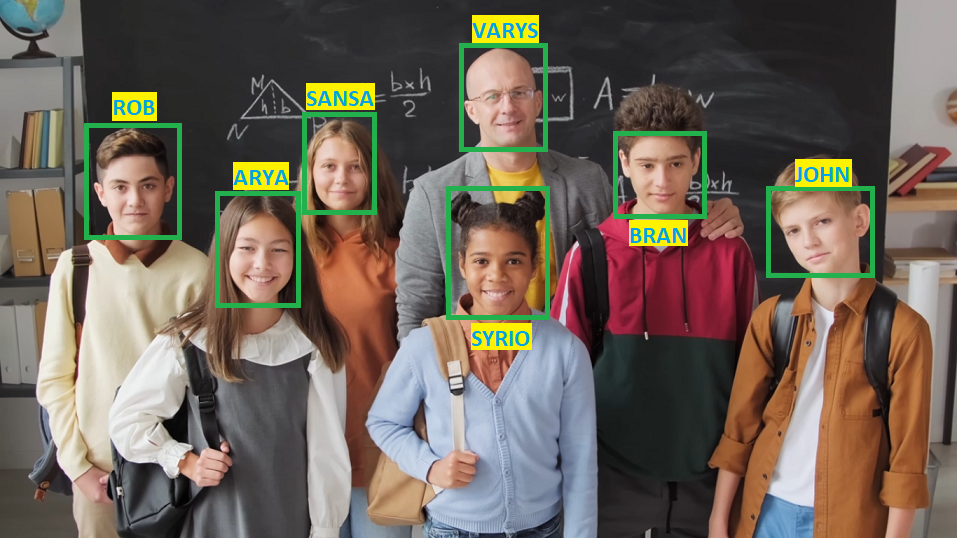
#> input picture src/c__Advanced/Object_recognition/recog_data/attend_easy.png, 957 x 538 px, given in place of supernatural-impala.jpg, which was not available
$ python e_Image_features.py
#> lines starting #> are read from the running program, lines starting #| are printed output that depends on the picture; after the words box and inside, x2 and y2 are one past the last pixel; in counts of white or black regions, pixels touching at a corner belong together; pictures that were not available may be replaced by others from this repository, and a replacement may not be noted
#> in main, img is the input picture: shape (538, 957, 3); mean B, G, R 88, 99.3, 110.5
### src/utilities.py
import cv2
from numpy import random
import numpy as np
import math
from loguru import logger
import sys
import time
import os
from collections import deque
import subprocess
import gdown
import zipfile


# [55 lines left out: functions download_missing_recog_data, download_missing_training_data, not called in this run]


use_optional = False


if use_optional:
    try:
        from sklearn.cluster import KMeans
        from skimage.feature import local_binary_pattern
        print("Importing kmeans for unsupervised data sorting...")
    except ImportError:
        print("sklearn not installed!")


logger.remove()
logger.add(sink = sys.stderr, level="INFO")

#from skimage import morphology

# IP Basics
def print_h(str):
    print(f"\n##############################################\n{str}")

# [80 lines left out: function imshow, not called in this run]

def putText(img, text,org=(0, 0),font=cv2.FONT_HERSHEY_PLAIN,fontScale=1,color=(0, 255, 0),thickness=1,color_bg=(0, 0, 0),bbox_size = None):
    FONT_SCALE = 2e-3  # Adjust for larger font size in all images
    THICKNESS_SCALE = 2e-3  # Adjust for larger thickness in all images

    if fontScale==1:
        if bbox_size == None:
            height, width= img.shape[:2]
        else:
            FONT_SCALE = 1e-2
            THICKNESS_SCALE = 2e-3
            width,height = bbox_size
        fontScale = min(width, height) * FONT_SCALE
        thickness = math.ceil(min(width, height) * THICKNESS_SCALE)

    x, y = org
    rect_x = x ; rect_y = y
    ext = 10
    if x > ext:
        rect_x = rect_x - ext
    if y > ext:
        rect_y = rect_y - ext

    text_size, _ = cv2.getTextSize(text, font, fontScale, thickness)
    text_w, text_h = text_size
    rect_w = text_w
    rect_h = text_h
    if ( ((img.shape[1] - (rect_x + text_w)) > ext) and (x > ext) ):
        rect_w = rect_w + ext
    if ( ((img.shape[0] - (rect_y + text_h)) > ext) and (y > ext) ):
        rect_h = rect_h + ext

    #cv2.rectangle(img, org, (x + text_w, y + text_h), color_bg, -1)
    cv2.rectangle(img, org, (rect_x + rect_w, rect_y + rect_h), color_bg, -1)
    cv2.putText(img, text, (x,int( y + text_h + fontScale - 1)), font, fontScale, color, thickness)

def build_montages(image_list, image_shape=None, montage_shape=None,titles=[],resize_to_default = True,draw_borders = False,title_at_end = False):
    """
    ---------------------------------------------------------------------------------------------
    ##### author: Kyle Hounslow - modified by: Haider Abbasi
    ---------------------------------------------------------------------------------------------
    Converts a list of single images into a list of 'montage' images of specified rows and columns.
    A new montage image is started once rows and columns of montage image is filled.
    Empty space of incomplete montage images are filled with black pixels
    ---------------------------------------------------------------------------------------------
    :param image_list: python list of input images
    :param image_shape: tuple, size each image will be resized to for display (width, height)
    :param montage_shape: tuple, shape of image montage (width, height)
    :return: list of montage images in numpy array format
    ---------------------------------------------------------------------------------------------

    example usage:

    # load single image
    img = cv2.imread('lena.jpg')
    # duplicate image 25 times
    num_imgs = 25
    img_list = []
    for i in xrange(num_imgs):
        img_list.append(img)
    # convert image list into a montage of 256x256 images tiled in a 5x5 montage
    montages = make_montages_of_images(img_list, (256, 256), (5, 5))
    # iterate through montages and display
    for montage in montages:
        cv2.imshow('montage image', montage)
        cv2.waitKey(0)

    ----------------------------------------------------------------------------------------------
    """
    if montage_shape == None:
        montage_rows = (len(image_list)//3) + 1 if (len(image_list)%3)!=0 else (len(image_list)//3)
        if len(image_list)<3:
            montage_cols = len(image_list)
        else:
            montage_cols = 3

        montage_shape = (montage_cols,montage_rows)

    if image_shape == None:
        default_img = image_list[0]
        logger.debug(f"Image shape (Start) = {default_img.shape}")
        height,width = default_img.shape[0:2]
        screen_width = 1280 # cols
        screen_height = 720 # rows
        boundary = 20
        ref_width  =  (screen_width - boundary) // montage_cols
        ref_height =  (screen_height- boundary) // montage_rows

        aspect_ratio = width/height
        aspect_ratio_ref = ref_width/ref_height

        computed_height = int(ref_width/aspect_ratio)
        computed_width= int(ref_height*aspect_ratio)

        if (width>height): # Strech or compress width to screen
            if (computed_height*montage_rows)<screen_height: # within allowed limit
                image_shape = (ref_width,computed_height)
            else:
                image_shape = (int(ref_height*aspect_ratio),ref_height)
        else:
            if (computed_width*montage_cols)<screen_width: # within allowed limit
                image_shape = (computed_width,ref_height)
            else:
                image_shape = (ref_width,computed_height)

        logger.debug(f"Required Image shape = {(image_shape[1],image_shape[0])}")


    if len(image_shape) != 2:
        raise Exception('image shape must be list or tuple of length 2 (rows, cols)')
    if len(montage_shape) != 2:
        raise Exception('montage shape must be list or tuple of length 2 (rows, cols)')


    image_montages = []

    # start with black canvas to draw images onto
    montage_image = np.zeros(shape=(image_shape[1] * (montage_shape[1]), image_shape[0] * montage_shape[0], 3),
                          dtype=np.uint8)
    cursor_pos = [0, 0]
    start_new_img = False
    for idx,img in enumerate(image_list):
        #cv2.imshow(f"Current Img {idx}",img)
        if type(img).__module__ != np.__name__:
            raise Exception('input of type {} is not a valid numpy array'.format(type(img)))

        if ( (len(img.shape)<3) or (img.shape[2]<3) ):
            img = cv2.cvtColor(img,cv2.COLOR_GRAY2BGR)

        start_new_img = False
        bg = np.zeros((image_shape[1],image_shape[0],3),np.uint8)
        if (resize_to_default or (img.shape[0]>image_shape[1] or img.shape[1]>image_shape[0]) ):
            img = cv2.resize(img, image_shape)
            logger.debug(f"Image Resized (No background overlaying)")
        else:
            logger.debug(f"Image Not Resized (Overlayed on bg the size of estimated image Shapes)")
            rows,cols = img.shape[0:2]
            row_half = int(rows/2)
            col_half = int(cols/2)
            c_r = int(int(image_shape[1])/2)
            c_c = int(int(image_shape[0])/2)
            #bg[c_r-row_half:c_r+row_half,c_c-col_half:c_c+col_half] = img
            bg[c_r-row_half:c_r-row_half+img.shape[0],c_c-col_half:c_c-col_half+img.shape[1]] = img
            img = bg

        logger.debug(f"Image shape (END) = {img.shape}")


        if draw_borders:
            cv2.rectangle(img,(0,0),(img.shape[1],img.shape[0]),(255,255,255),1)
        if len(titles)!=0:
            #print("img.shape =",img.shape)
            if ( (len(img.shape)!=3) or (img.shape[2]==1) ):
                txt_color =  0 if img[0][0] > 128 else 255
            else:
                txt_color = (255,255,255)

            title_loc = (20,20)
            if title_at_end:
                i_r,i_c = img.shape[0:2]
                title_loc = ( int((2*i_c)/5) + 20 , i_r - 20 )
            putText(img,titles[idx],title_loc,cv2.FONT_HERSHEY_PLAIN,1,txt_color,1)

        # draw image to black canvas
        montage_image[cursor_pos[1]:cursor_pos[1] + image_shape[1], cursor_pos[0]:cursor_pos[0] + image_shape[0]] = img
        cursor_pos[0] += image_shape[0]  # increment cursor x position
        if cursor_pos[0] >= montage_shape[0] * image_shape[0]:
            cursor_pos[1] += image_shape[1]  # increment cursor y position
            cursor_pos[0] = 0
            if cursor_pos[1] >= montage_shape[1] * image_shape[1]:
                cursor_pos = [0, 0]
                image_montages.append(montage_image)
                # reset black canvas
                montage_image = np.zeros(shape=(image_shape[1] * (montage_shape[1]), image_shape[0] * montage_shape[0], 3),
                                      dtype=np.uint8)
                start_new_img = True
    if start_new_img is False:
        image_montages.append(montage_image)  # add unfinished montage
    return image_montages

# [112 lines left out: functions get_optimal_font_scale, putText_bbox, get_circular_regions, get_rois_mask, get_centroids, get_centroid and 1 more, not called in this run]

def euc_dist(a,b):
    return math.sqrt( ( (a[1]-b[1])**2 ) + ( (a[0]-b[0])**2 ) )


# [145 lines left out: functions keep_blobs_by_mask, ApproxDistBWCntrs, RetLargestContour, extract_blobs_on_pattern, not called in this run]


# IP Basics

# CV 101
RED = (0,0,255)
GREEN = (0,255,0)
BLUE = (255,0,0)
ORANGE = (0,140,255)
BROWN = (42,42,165)

dark_colors = [RED,GREEN,BLUE,ORANGE,BROWN]

# [39 lines left out: functions draw_points, describe, not called in this run]


class debugger:

    # [17 lines left out: function __init__, not called in this run]


    @staticmethod
    def nothing():
        pass

    # [8 lines left out: function update_variables, not called in this run]


class Gui():

    # [55 lines left out: functions __init__, __selectroi_callback, selectROIs, not called in this run]

    @staticmethod
    def __nothing(val):
        pass

    # [141 lines left out: functions selectdata, ret_point, select_cnt, __save_clicked_point, not called in this run]

    def select_pt(self,Window_Name ="Point Selection"):
        cv2.namedWindow(Window_Name,cv2.WINDOW_NORMAL)
        cv2.setMouseCallback(Window_Name, self.__save_clicked_point)


# [52 lines left out: function noisy, not called in this run]

# CV 101

# Advanced

def random_bright_color():
    return (random.randint(0, 255), random.randint(0, 255), random.randint(0, 255))

# [225 lines left out: functions disp_fps, disp_Fps, get_fileName, get_data, get_iou, to_ltrd and 4 more, not called in this run]

class dataextractor:

    # [73 lines left out: functions __init__, extract_data, not called in this run]

    @staticmethod
    def preprocess(img):
        return img

    # [87 lines left out: functions isort, extract, draw_border, not called in this run]
# Advanced

### src/b__CV_101/e_Image_features.py
import cv2
import numpy as np
from loguru import logger

from src.utilities import build_montages,print_h


o_s = 100
def on_overlayS_change(val):
    global o_s
    o_s = val

# [64 lines left out: functions img_registration, assignment, not called in this run]


def vis_keypoints(img):
    images = []
    titles = []

    images.append(img)
    titles.append("deans_car")

    # A) Harris Corner detector : The first keypoint detector available in OpencV
    gray = cv2.cvtColor(img,cv2.COLOR_BGR2GRAY) # grayscale and float32 type.
    blockSize = 2 # size of neighbourhood considered for corner detection
    ksize = 7     # Aperture parameter of the Sobel derivative used.
    k = 0.08      # Harris detector free parameter in the equation.
    # Cornerness = R = det (M) - k * (trace (M))^2
    dst = cv2.cornerHarris(gray,blockSize,ksize,k) # dst [Float_32 size same as src]
    dst = cv2.dilate(dst,None)
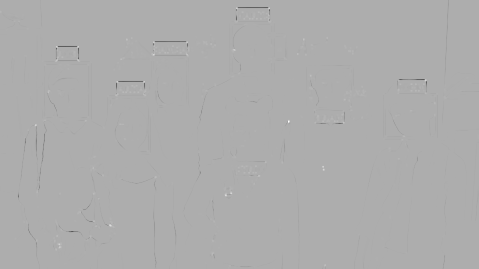
#> dst: shape (538, 957) float32 (shown at 1/2 size); min -91.1, max 43.05, mean -0.1; drawn with min black and max white
    # Threshold for an optimal value, it may vary depending on the image.
    img_harris = img.copy()
    img_harris[dst>0.01*dst.max()]=[0,0,255]
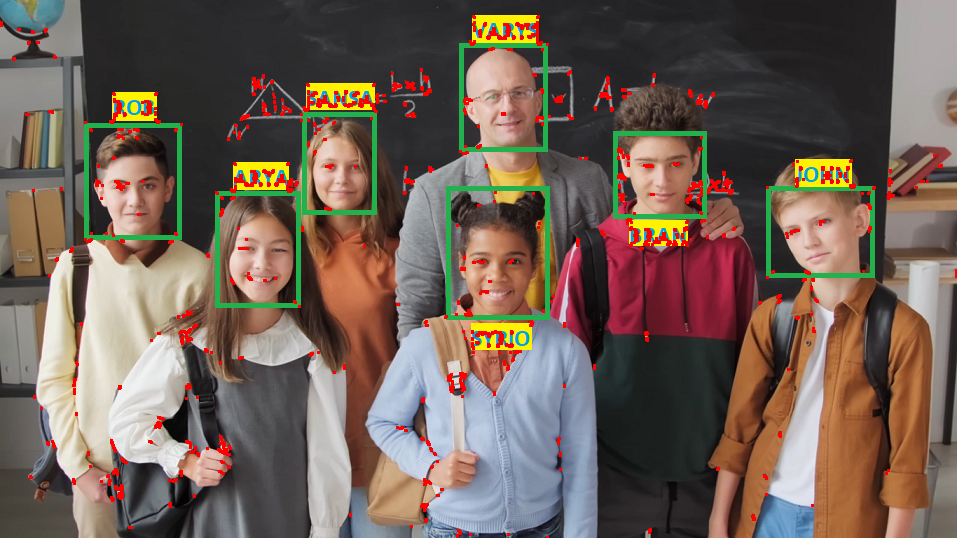
#> img_harris: shape (538, 957, 3); 2.08% of pixels changed, all inside (x1, y1, x2, y2) = (0, 15, 957, 538)

    images.append(img_harris)
    titles.append("Corners (Harris)")

    # B) Shi-Thomsi Corner detector (Important: Improved Harris Corner so better to use this!)
    max_corners = 25   # Maximum numbers of corner you wish to get
    min_quality = 0.01 # Minimum quality required to be considered a valid corner Range (0-1)
    min_euc_dist = 10  # Minimum allowed euc distance between two corners
    corners = cv2.goodFeaturesToTrack(gray,max_corners,min_quality,min_euc_dist) # Returns detected corners (Float)
#> corners = 25 rows, first 8: [851, 159], [112, 120], [112, 92], [156, 120], [538, 15], [795, 159], [156, 92], [233, 162]

    img_shi_thomsi = img.copy()
    corners = np.int0(corners) # Convert corners to int for display
    for i in corners:
        x,y = i.ravel() # unpack
        img_shi_thomsi = cv2.circle(img_shi_thomsi,(x,y),8,(255,0,0),-1)
#> this loop made 25 passes
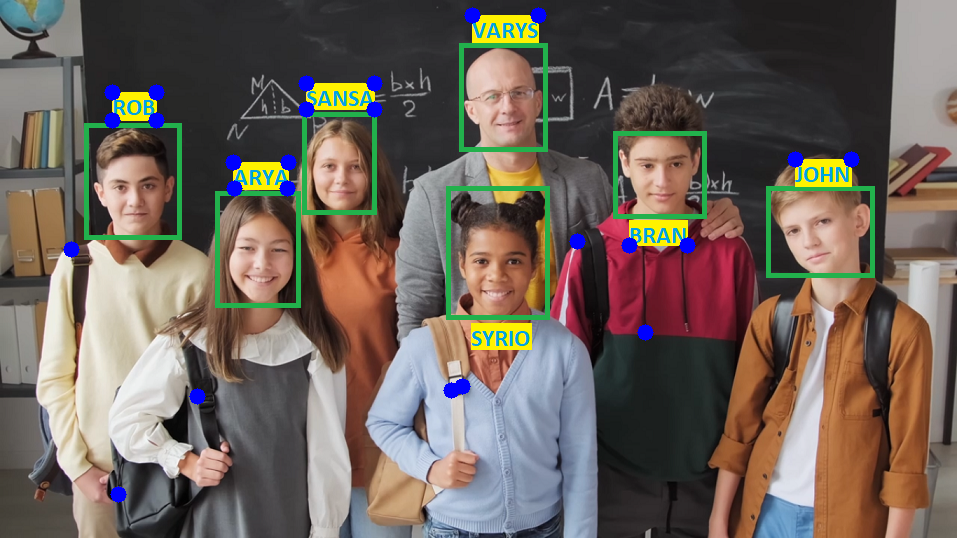
#> img_shi_thomsi: shape (538, 957, 3); mean B, G, R 89.8, 98.3, 109.5

    images.append(img_shi_thomsi)
    titles.append("Corners (Shi-Thomsi)")

    # Displaying image and threshold result
    montage = build_montages(images,None,None,titles,True,True)
#> in build_montages, `montage_rows = (len(image_list)//3) + 1 if (len(image_list)%3)!=0 else..`: montage_rows = 1
#> in build_montages, `montage_shape = (montage_cols,montage_rows)`: montage_shape = (3, 1)
#> in build_montages, `ref_height =  (screen_height- boundary) // montage_rows`: ref_height = 700
#> in build_montages, `aspect_ratio_ref = ref_width/ref_height`: aspect_ratio_ref = 0.6
#> in build_montages, `computed_width= int(ref_height*aspect_ratio)`: computed_width = 1245
#> the loop in build_montages, `for idx,img in enumerate(image_list): #cv2.imshow(f"Current Img {idx}"..` made 3 passes
#> (start_new_img, cursor_pos) on pass 3: (True, [0, 0])
#> after the loop in build_montages, `for idx,img in enumerate(image_list):`: image_montages = 1 item
#> montage = 1 item
    for montage_img in montage:
        #imshow("Found Clusters",cluster,cv2.WINDOW_AUTOSIZE)
        cv2.imshow("Keypoints",montage_img)
#> this loop made 1 pass
#> pass 1, in vis_keypoints, `cv2.imshow("Keypoints",montage_img)`:
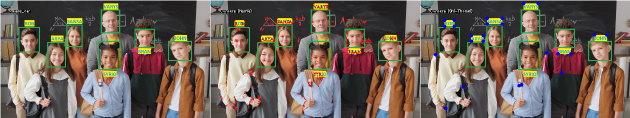
#> window 'Keypoints': shape (236, 1260, 3) (shown at 1/2 size); mean B, G, R 89.2, 99.2, 112.3
    cv2.waitKey(0)

def vis_features(img):
    # SURF and SIFT are very robust, and perform well under scale and rotation variances. Affine shifts are a little tricky, but not bad. And FAST is not a descriptor, it is just a (mind-boggling fast!) detector.
    # If you're considering eligibility for real-time tests, then I'm afraid you'll have to trade-off a great deal of performance. SIFT and SURF are not real-time. Others are relatively faster (BRISK should top it, if I recall)
    images = []
    titles = []

    images.append(img)
    titles.append("deans_car")


    img_sift = img.copy()

    #cv.SIFT_create(nfeatures, nOctaveLayers, contrastThreshold, edgeThreshold, sigma)
    # n features = Number of best features that you wish to retrieve
    # n OctaveLayers = Number of guassian layers in each octave
    # contrast threshold: Part of Keypoint localization: Where we remove low contrast candidates
    # edge threshold: Part of // // Where we remove candidates greater then the threshold
    # sigma : Sigma of guassian applied to input image at OCtave 0
    sift = cv2.SIFT_create()

    # detect (InputArray image, std::vector< KeyPoint > &keypoints, InputArray mask=noArray())
    kp  = sift.detect(img,None)
#> kp = 2185 keypoints; strongest (x, y, size): (176, 428, 17), (576, 245, 4), (135, 107, 27.2), (118, 489, 2.5)

    cv2.drawKeypoints(img,kp,img_sift,flags=cv2.DRAW_MATCHES_FLAGS_DRAW_RICH_KEYPOINTS|cv2.DrawMatchesFlags_NOT_DRAW_SINGLE_POINTS)
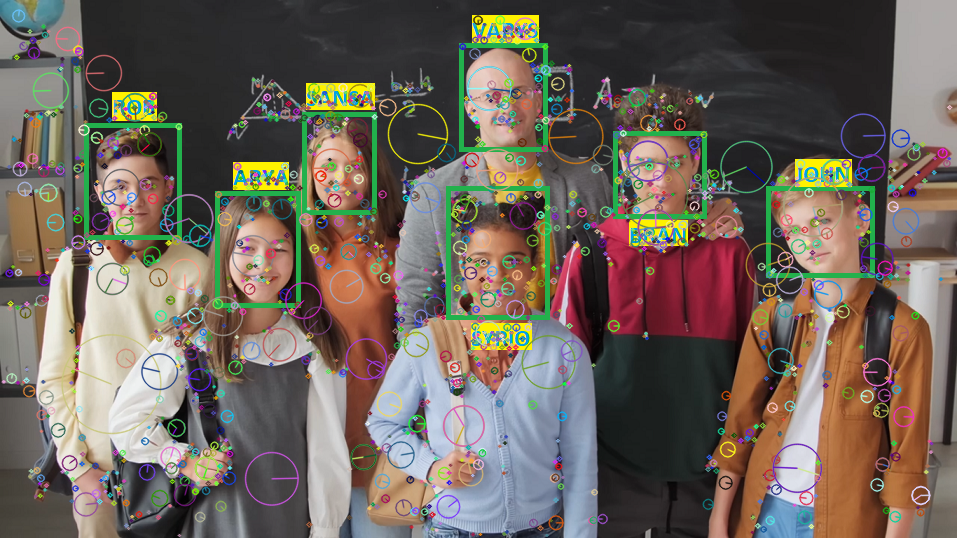
#> img_sift: shape (538, 957, 3); 15.56% of pixels changed, all inside (x1, y1, x2, y2) = (1, 9, 954, 538)

    # dcptr, kp_updated = compute(image,KeyPoint)
    [descriptors, keypoints] = sift.compute(img,kp)
#> descriptors has the same summary as kp

    images.append(img_sift)
    titles.append("Sift")

    img_orb = img.copy()
    # Initiate ORB detector
    # scaleFactor	Pyramid decimation ratio
    # nlevels	The number of pyramid levels.
    # nfeatures	The maximum number of features to retain.
    orb = cv2.ORB_create()
    # find the keypoints and descriptors with ORB
    # kp, desc = detectAndCompute ( image,  mask, keypoints)
    kp1, des1 = orb.detectAndCompute(img,None)
#> kp1 = 500 keypoints; strongest (x, y, size): (374, 108, 31), (684, 242, 31), (233, 187, 31), (117, 488, 31)
    # draw only keypoints location,not size and orientation
    cv2.drawKeypoints(img, kp1, img_orb, flags=cv2.DRAW_MATCHES_FLAGS_DRAW_RICH_KEYPOINTS|cv2.DrawMatchesFlags_NOT_DRAW_SINGLE_POINTS)
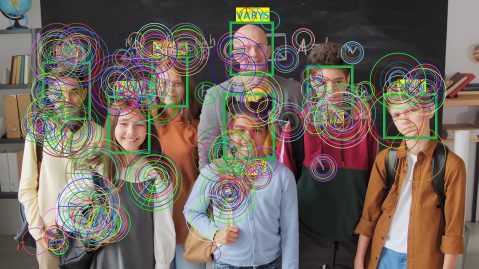
#> img_orb: shape (538, 957, 3) (shown at 1/2 size); mean B, G, R 93.4, 101.7, 111.6
    images.append(img_orb)
    titles.append("ORB")

    # Displaying image and threshold result
    montage = build_montages(images,None,None,titles,True,True)
#> the loop in build_montages (call 2), `for idx,img in enumerate(image_list): #cv2.imshow(f"Current Img {idx}"..` made 3 passes
#> (start_new_img, cursor_pos) on pass 3: (True, [0, 0])
#> montage = 1 item
    for montage_img in montage:
        #imshow("Found Clusters",cluster,cv2.WINDOW_AUTOSIZE)
        cv2.imshow("Features",montage_img)
#> this loop made 1 pass
#> pass 1, in vis_features, `cv2.imshow("Features",montage_img)`:
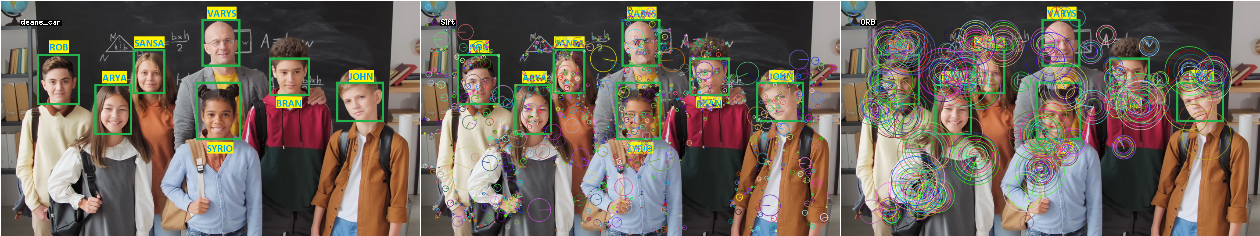
#> window 'Features': shape (236, 1260, 3); mean B, G, R 91.9, 101.6, 112
    cv2.waitKey(0)


def find_obj_inscene(obj,scene,method="sift",debug=True,min_match_count = 15):

#> called with method = 'orb', debug = True, min_match_count = 15
    images = []
    titles = []

    # Extract features
    if method =="orb":
        if debug:
            print("\n> Using ORB for detection and matching")
        orb = cv2.ORB_create()
        # find the keypoints and descriptors with ORB
        kp1, des1 = orb.detectAndCompute(obj,None)
        kp2, des2 = orb.detectAndCompute(scene,None)
#> kp2 = (); des2 = None
    elif method =="sift":
        if debug:
            print("\n> Using Sift for detection and matching")
        sift = cv2.SIFT_create()
        # find the keypoints and descriptors with SIFT
        kp1, des1 = sift.detectAndCompute(obj,None)
        kp2, des2 = sift.detectAndCompute(scene,None)
    else:
        print(f"Unknown method specified = {method}")
        return

    # Feature Matching
    if method == "orb":
        # create BFMatcher drone_viewect
        # 1) normType =  Normalization method used : Norm_hamming is recommend for Orb feature extractor
        # 2) crossCheck = crosscheck the matches: Set to true If not using Lowe's ratio test.
        bf = cv2.BFMatcher(cv2.NORM_HAMMING, crossCheck=True)
        # Match descriptors.
#> (the run stopped early here; a loop or call above may not have finished)
